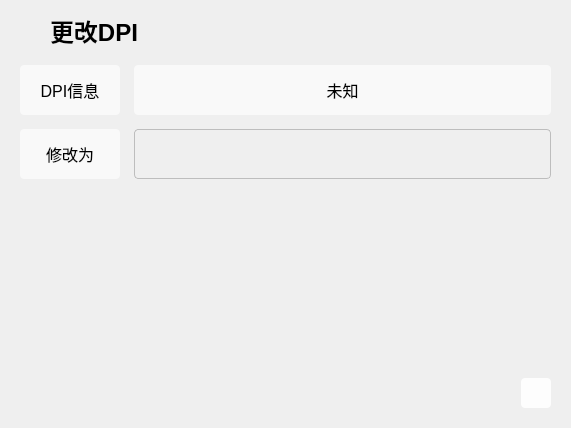
<?xml version="1.0" encoding="UTF-8"?>
<ui version="4.0">
 <class>sp_dpiChanger</class>
 <widget class="QWidget" name="sp_dpiChanger">
  <property name="geometry">
   <rect>
    <x>0</x>
    <y>0</y>
    <width>571</width>
    <height>428</height>
   </rect>
  </property>
  <property name="font">
   <font/>
  </property>
  <property name="windowTitle">
   <string>Form</string>
  </property>
  <layout class="QHBoxLayout" name="horizontalLayout_6">
   <item>
    <widget class="QWidget" name="widget" native="true">
     <property name="font">
      <font/>
     </property>
     <property name="styleSheet">
      <string notr="true">/*background-color: qlineargradient(spread:pad, x1:0, y1:0, x2:1, y2:1, stop:0 rgba(238, 154, 229, 255), stop:1 rgba(89, 97, 249, 255));*/
/*border-color: qlineargradient(spread:pad, x1:0, y1:0, x2:1, y2:1, stop:0 rgba(238, 154, 229, 255), stop:1 rgba(89, 97, 249, 255));*/
border-radius: 4px;
background-color: rgba(255, 255, 255, 0);
border:0px solid #BDBDBD;</string>
     </property>
     <layout class="QHBoxLayout" name="horizontalLayout_3">
      <property name="topMargin">
       <number>0</number>
      </property>
      <item>
       <layout class="QVBoxLayout" name="verticalLayout" stretch="0,0,0,0,0">
        <property name="spacing">
         <number>14</number>
        </property>
        <item>
         <layout class="QHBoxLayout" name="horizontalLayout_2">
          <property name="spacing">
           <number>0</number>
          </property>
          <item>
           <widget class="QLabel" name="label">
            <property name="minimumSize">
             <size>
              <width>30</width>
              <height>30</height>
             </size>
            </property>
            <property name="maximumSize">
             <size>
              <width>30</width>
              <height>30</height>
             </size>
            </property>
            <property name="styleSheet">
             <string notr="true">image:url(:/ico/image/ico/grid-line.svg);</string>
            </property>
            <property name="text">
             <string/>
            </property>
           </widget>
          </item>
          <item>
           <widget class="QLabel" name="title">
            <property name="minimumSize">
             <size>
              <width>0</width>
              <height>40</height>
             </size>
            </property>
            <property name="maximumSize">
             <size>
              <width>16777215</width>
              <height>40</height>
             </size>
            </property>
            <property name="font">
             <font>
              <bold>true</bold>
             </font>
            </property>
            <property name="styleSheet">
             <string notr="true">border:0px;
background-color: rgba(255, 255, 255, 0);</string>
            </property>
            <property name="text">
             <string>&lt;html&gt;&lt;head/&gt;&lt;body&gt;&lt;p&gt;&lt;span style=&quot; font-size:18pt; font-weight:700;&quot;&gt;更改DPI&lt;/span&gt;&lt;/p&gt;&lt;/body&gt;&lt;/html&gt;</string>
            </property>
           </widget>
          </item>
         </layout>
        </item>
        <item>
         <layout class="QHBoxLayout" name="horizontalLayout_5">
          <property name="spacing">
           <number>14</number>
          </property>
          <item>
           <widget class="QLabel" name="currentDpi">
            <property name="minimumSize">
             <size>
              <width>100</width>
              <height>50</height>
             </size>
            </property>
            <property name="maximumSize">
             <size>
              <width>100</width>
              <height>50</height>
             </size>
            </property>
            <property name="font">
             <font>
              <pointsize>12</pointsize>
             </font>
            </property>
            <property name="styleSheet">
             <string notr="true">background-color:rgba(255,255,255,0.6);border-radius:4px;border:0px;</string>
            </property>
            <property name="text">
             <string>&lt;html&gt;&lt;head/&gt;&lt;body&gt;&lt;p&gt;DPI信息&lt;/p&gt;&lt;/body&gt;&lt;/html&gt;</string>
            </property>
            <property name="alignment">
             <set>Qt::AlignCenter</set>
            </property>
           </widget>
          </item>
          <item>
           <widget class="QLabel" name="dpiInfo">
            <property name="minimumSize">
             <size>
              <width>0</width>
              <height>50</height>
             </size>
            </property>
            <property name="maximumSize">
             <size>
              <width>16777215</width>
              <height>50</height>
             </size>
            </property>
            <property name="font">
             <font>
              <pointsize>12</pointsize>
             </font>
            </property>
            <property name="styleSheet">
             <string notr="true">background-color:rgba(255,255,255,0.6);border-radius:4px;border:0px;</string>
            </property>
            <property name="text">
             <string>未知</string>
            </property>
            <property name="alignment">
             <set>Qt::AlignCenter</set>
            </property>
           </widget>
          </item>
         </layout>
        </item>
        <item>
         <layout class="QHBoxLayout" name="horizontalLayout_4">
          <property name="spacing">
           <number>14</number>
          </property>
          <item>
           <widget class="QLabel" name="label_3">
            <property name="minimumSize">
             <size>
              <width>100</width>
              <height>50</height>
             </size>
            </property>
            <property name="maximumSize">
             <size>
              <width>100</width>
              <height>50</height>
             </size>
            </property>
            <property name="font">
             <font>
              <pointsize>12</pointsize>
             </font>
            </property>
            <property name="styleSheet">
             <string notr="true">background-color:rgba(255,255,255,0.6);border-radius:4px;border:0px;</string>
            </property>
            <property name="text">
             <string>修改为</string>
            </property>
            <property name="alignment">
             <set>Qt::AlignCenter</set>
            </property>
           </widget>
          </item>
          <item>
           <widget class="QLineEdit" name="lineEdit">
            <property name="sizePolicy">
             <sizepolicy hsizetype="Expanding" vsizetype="Fixed">
              <horstretch>0</horstretch>
              <verstretch>0</verstretch>
             </sizepolicy>
            </property>
            <property name="minimumSize">
             <size>
              <width>60</width>
              <height>50</height>
             </size>
            </property>
            <property name="maximumSize">
             <size>
              <width>16777215</width>
              <height>50</height>
             </size>
            </property>
            <property name="baseSize">
             <size>
              <width>60</width>
              <height>30</height>
             </size>
            </property>
            <property name="font">
             <font>
              <pointsize>12</pointsize>
             </font>
            </property>
            <property name="styleSheet">
             <string notr="true">border:1px solid #BDBDBD;
background-color: rgba(255, 255, 255, 0);</string>
            </property>
            <property name="alignment">
             <set>Qt::AlignCenter</set>
            </property>
           </widget>
          </item>
         </layout>
        </item>
        <item>
         <spacer name="verticalSpacer">
          <property name="orientation">
           <enum>Qt::Vertical</enum>
          </property>
          <property name="sizeHint" stdset="0">
           <size>
            <width>20</width>
            <height>40</height>
           </size>
          </property>
         </spacer>
        </item>
        <item>
         <layout class="QHBoxLayout" name="horizontalLayout">
          <item>
           <widget class="QPushButton" name="back_to_basePage">
            <property name="minimumSize">
             <size>
              <width>30</width>
              <height>30</height>
             </size>
            </property>
            <property name="maximumSize">
             <size>
              <width>30</width>
              <height>30</height>
             </size>
            </property>
            <property name="font">
             <font/>
            </property>
            <property name="toolTip">
             <string/>
            </property>
            <property name="styleSheet">
             <string notr="true"/>
            </property>
            <property name="text">
             <string/>
            </property>
            <property name="icon">
             <iconset resource="../../ico.qrc">
              <normaloff>:/ico/image/ico/arrow-left-line.svg</normaloff>:/ico/image/ico/arrow-left-line.svg</iconset>
            </property>
            <property name="iconSize">
             <size>
              <width>18</width>
              <height>18</height>
             </size>
            </property>
           </widget>
          </item>
          <item>
           <widget class="QPushButton" name="runBtn">
            <property name="minimumSize">
             <size>
              <width>0</width>
              <height>30</height>
             </size>
            </property>
            <property name="maximumSize">
             <size>
              <width>16777215</width>
              <height>30</height>
             </size>
            </property>
            <property name="sizeIncrement">
             <size>
              <width>1</width>
              <height>1</height>
             </size>
            </property>
            <property name="font">
             <font/>
            </property>
            <property name="styleSheet">
             <string notr="true">border:0px;</string>
            </property>
            <property name="text">
             <string/>
            </property>
            <property name="icon">
             <iconset resource="../../ico.qrc">
              <normaloff>:/ico/image/ico/play-line.svg</normaloff>:/ico/image/ico/play-line.svg</iconset>
            </property>
            <property name="iconSize">
             <size>
              <width>18</width>
              <height>18</height>
             </size>
            </property>
           </widget>
          </item>
          <item>
           <widget class="QPushButton" name="refreshBtn">
            <property name="minimumSize">
             <size>
              <width>30</width>
              <height>30</height>
             </size>
            </property>
            <property name="maximumSize">
             <size>
              <width>30</width>
              <height>30</height>
             </size>
            </property>
            <property name="styleSheet">
             <string notr="true">QPushButton{background-color:rgba(255,255,255,0.9);border-radius:4px;border:0px;}
QPushButton:hover{background-color:rgba(255,255,255,0.7);}
QPushButton:pressed{background-color:rgba(255,255,255,0.6);}</string>
            </property>
            <property name="text">
             <string/>
            </property>
            <property name="icon">
             <iconset resource="../../ico.qrc">
              <normaloff>:/ico/image/ico/refresh-line.svg</normaloff>:/ico/image/ico/refresh-line.svg</iconset>
            </property>
            <property name="iconSize">
             <size>
              <width>18</width>
              <height>18</height>
             </size>
            </property>
           </widget>
          </item>
         </layout>
        </item>
       </layout>
      </item>
     </layout>
    </widget>
   </item>
  </layout>
 </widget>
 <resources>
  <include location="../../ico.qrc"/>
 </resources>
 <connections/>
</ui>
